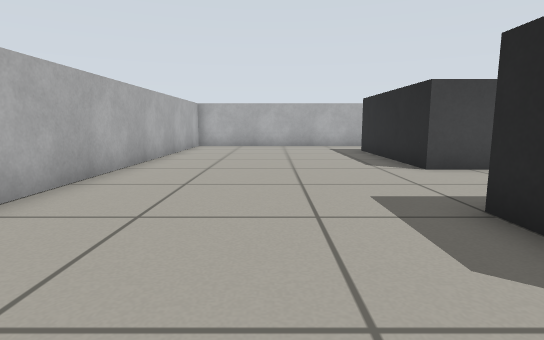
[1] (above)

16 first-person views from a walk through a robot-simulator world made for Gazebo. The camera is 0.51 m above the floor, tilts 8° down and sees 80° across. The floor is counted in squares, 0.5 m on a side. Each view is taken from the middle of a square. On the plan, view 1 faces up. The plan holds only what a view shows up to about 12 squares ahead; the rest is blank.

[2]
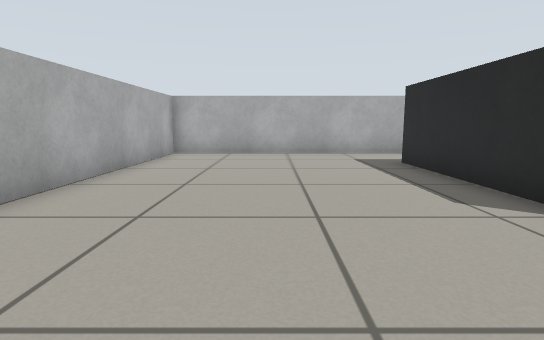

[3]
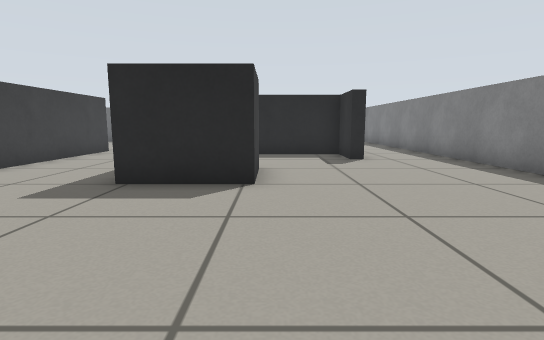

[4]
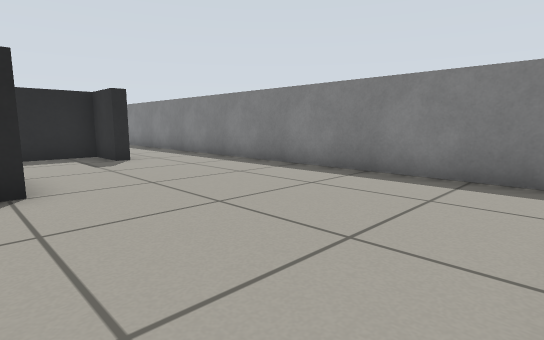

[5]
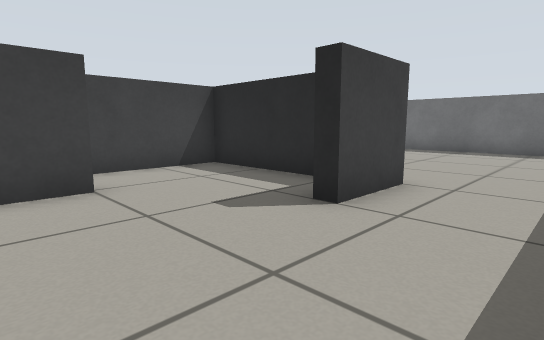

[6]
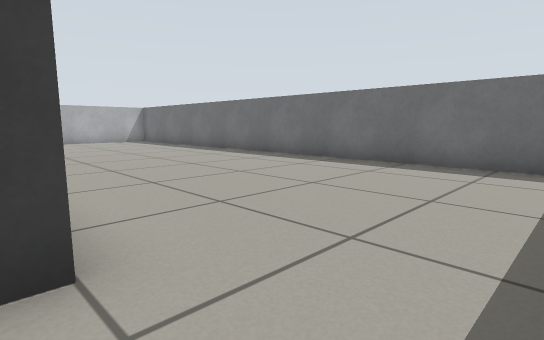

[7]
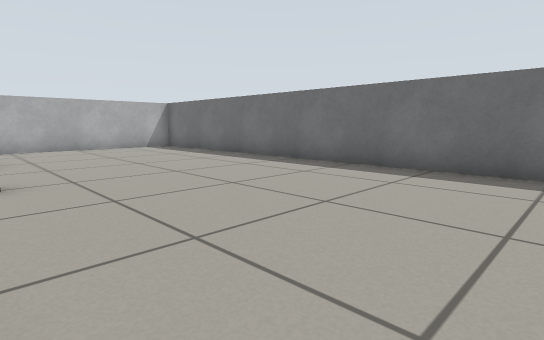

[8]
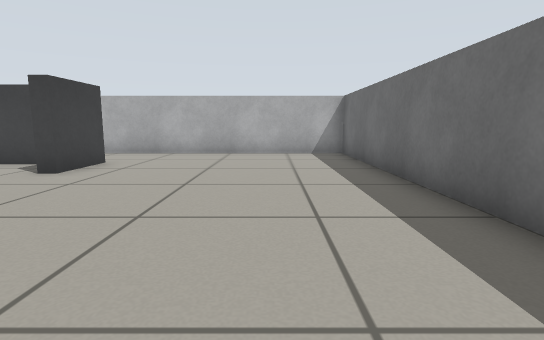

[9]
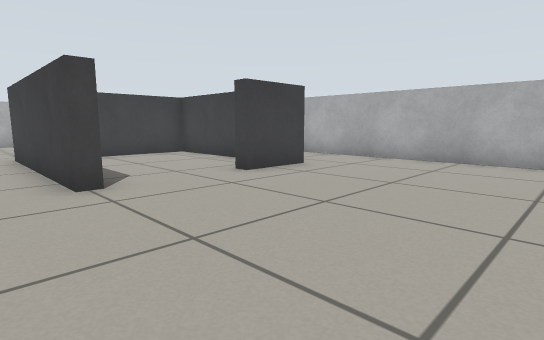

[10]
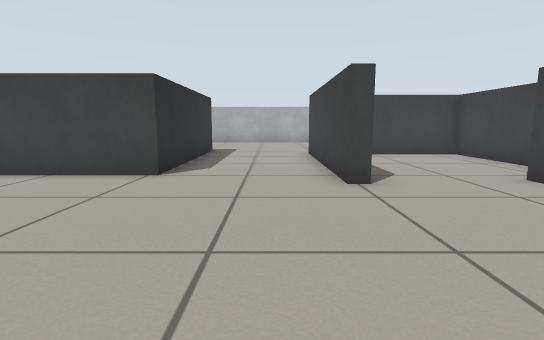

[11]
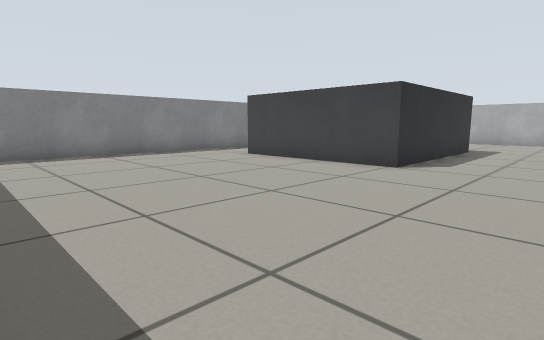

[12]
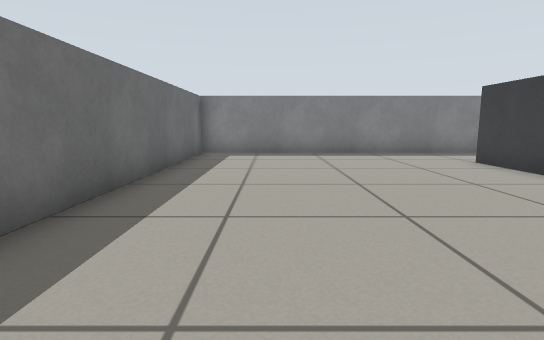

[13]
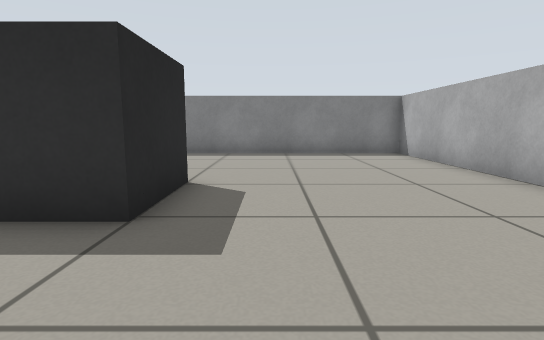

[14]
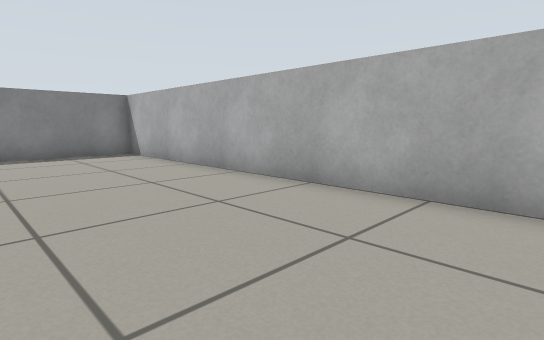

[15]
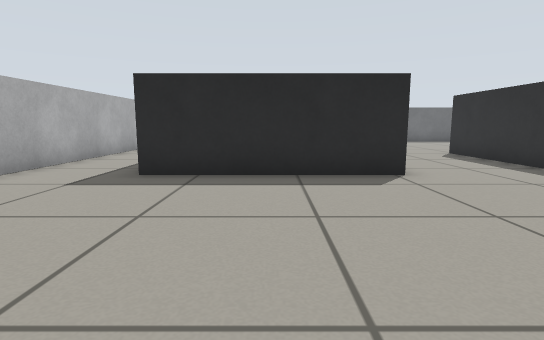

[16]
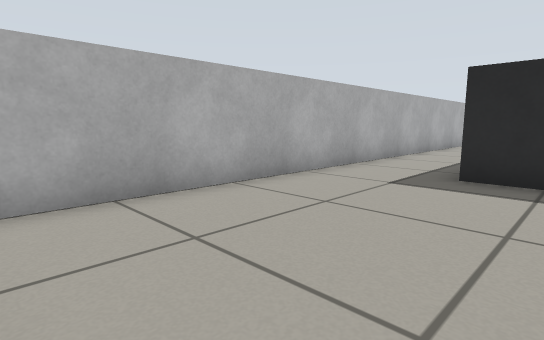

### Floor plan
Ten units are one square. View 1 is at (0, 0); x grows to the right and y downward. Boxes are objects, and circles mark ways between rooms. Rooms are numbered by the first view taken in them; rooms with no view inside come last. Other rooms are left out.
<svg viewBox="-40 -160 210 210">
<path fill="none" stroke="#000" d="M95 -78 95 -73 35 -73 35 -128M46 -13 25 -13 25 -37 85 -37 85 17 65 17 65 13 81 13 81 -33 50 -33M95 -128 95 -107M165 45 165 -155 -35 -155 -35 45 165 45M80 -123 39 -123 39 -94M95 -107 90 -107"/>
<circle cx="90" cy="-95" r="3" fill="#2a7"/>
<text x="70" y="-50">1</text>
<text x="70" y="-100">2</text>
</svg>
Room 1 opens to room 2.

Where each view was taken, in squares from view 1:
view 1: 0 up, 0 right, facing up
view 2: 4 up, 0 right, facing up
view 3: 1 up, 3 left, facing right
view 4: 2 up, 3 left, facing down-right
view 5: 4 down, 3 right, facing up-right
view 6: 4 down, 8 right, facing up-right
view 7: 1 up, 9 right, facing up-right
view 8: 4 up, 14 right, facing up
view 9: 6 up, 15 right, facing up-left
view 10: 6 up, 15 right, facing left
view 11: 7 up, 16 right, facing down-left
view 12: 7 up, 14 right, facing down
view 13: 7 up, 1 right, facing down
view 14: 7 up, 1 right, facing down-left
view 15: 10 up, 3 left, facing right
view 16: 11 up, 3 left, facing up-right
